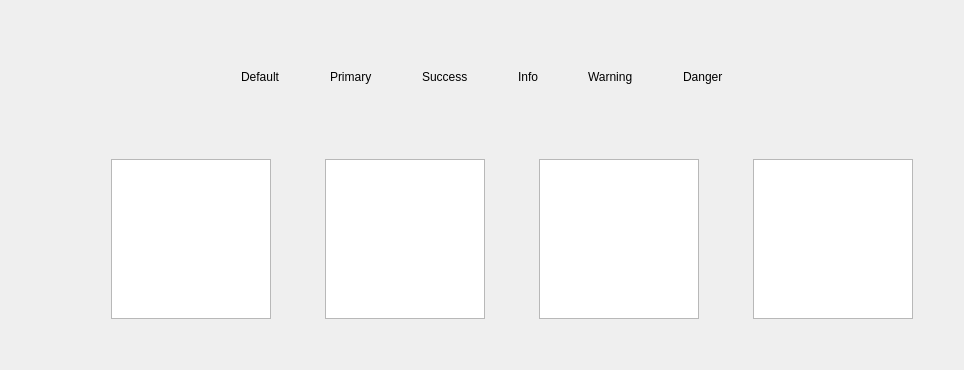
      <widget class="QWidget" name="tab_0">
       <attribute name="title">
        <string>文本</string>
       </attribute>
       <layout class="QVBoxLayout" name="verticalLayout_2">
        <item>
         <layout class="QVBoxLayout" name="verticalLayout">
          <item>
           <spacer name="verticalSpacer">
            <property name="orientation">
             <enum>Qt::Vertical</enum>
            </property>
            <property name="sizeType">
             <enum>QSizePolicy::Fixed</enum>
            </property>
            <property name="sizeHint" stdset="0">
             <size>
              <width>20</width>
              <height>50</height>
             </size>
            </property>
           </spacer>
          </item>
          <item>
           <layout class="QHBoxLayout" name="horizontalLayout_10">
            <item>
             <spacer name="horizontalSpacer_6">
              <property name="orientation">
               <enum>Qt::Horizontal</enum>
              </property>
              <property name="sizeType">
               <enum>QSizePolicy::Expanding</enum>
              </property>
              <property name="sizeHint" stdset="0">
               <size>
                <width>100</width>
                <height>20</height>
               </size>
              </property>
             </spacer>
            </item>
            <item>
             <widget class="QWidget" name="showText" native="true">
              <property name="sizePolicy">
               <sizepolicy hsizetype="Expanding" vsizetype="Fixed">
                <horstretch>0</horstretch>
                <verstretch>0</verstretch>
               </sizepolicy>
              </property>
              <layout class="QHBoxLayout" name="horizontalLayout">
               <property name="spacing">
                <number>50</number>
               </property>
               <item>
                <widget class="Element::Text" name="defaultText">
                 <property name="text">
                  <string>Default</string>
                 </property>
                </widget>
               </item>
               <item>
                <widget class="Element::Text" name="primaryText">
                 <property name="text">
                  <string>Primary</string>
                 </property>
                </widget>
               </item>
               <item>
                <widget class="Element::Text" name="successText">
                 <property name="text">
                  <string>Success</string>
                 </property>
                </widget>
               </item>
               <item>
                <widget class="Element::Text" name="infoText">
                 <property name="text">
                  <string>Info</string>
                 </property>
                </widget>
               </item>
               <item>
                <widget class="Element::Text" name="warningText">
                 <property name="text">
                  <string>Warning</string>
                 </property>
                </widget>
               </item>
               <item>
                <widget class="Element::Text" name="dangerText">
                 <property name="text">
                  <string>Danger</string>
                 </property>
                </widget>
               </item>
              </layout>
             </widget>
            </item>
            <item>
             <spacer name="horizontalSpacer_7">
              <property name="orientation">
               <enum>Qt::Horizontal</enum>
              </property>
              <property name="sizeHint" stdset="0">
               <size>
                <width>40</width>
                <height>20</height>
               </size>
              </property>
             </spacer>
            </item>
           </layout>
          </item>
          <item>
           <spacer name="verticalSpacer_2">
            <property name="orientation">
             <enum>Qt::Vertical</enum>
            </property>
            <property name="sizeType">
             <enum>QSizePolicy::Fixed</enum>
            </property>
            <property name="sizeHint" stdset="0">
             <size>
              <width>20</width>
              <height>60</height>
             </size>
            </property>
           </spacer>
          </item>
          <item>
           <layout class="QHBoxLayout" name="horizontalLayout_9">
            <item>
             <spacer name="horizontalSpacer_4">
              <property name="orientation">
               <enum>Qt::Horizontal</enum>
              </property>
              <property name="sizeType">
               <enum>QSizePolicy::Expanding</enum>
              </property>
              <property name="sizeHint" stdset="0">
               <size>
                <width>100</width>
                <height>20</height>
               </size>
              </property>
             </spacer>
            </item>
            <item>
             <widget class="QPlainTextEdit" name="shadow_1">
              <property name="sizePolicy">
               <sizepolicy hsizetype="Fixed" vsizetype="Fixed">
                <horstretch>0</horstretch>
                <verstretch>0</verstretch>
               </sizepolicy>
              </property>
              <property name="maximumSize">
               <size>
                <width>160</width>
                <height>160</height>
               </size>
              </property>
             </widget>
            </item>
            <item>
             <spacer name="horizontalSpacer">
              <property name="orientation">
               <enum>Qt::Horizontal</enum>
              </property>
              <property name="sizeType">
               <enum>QSizePolicy::Fixed</enum>
              </property>
              <property name="sizeHint" stdset="0">
               <size>
                <width>48</width>
                <height>20</height>
               </size>
              </property>
             </spacer>
            </item>
            <item>
             <widget class="QPlainTextEdit" name="shadow_2">
              <property name="sizePolicy">
               <sizepolicy hsizetype="Fixed" vsizetype="Fixed">
                <horstretch>0</horstretch>
                <verstretch>0</verstretch>
               </sizepolicy>
              </property>
              <property name="maximumSize">
               <size>
                <width>160</width>
                <height>160</height>
               </size>
              </property>
             </widget>
            </item>
            <item>
             <spacer name="horizontalSpacer_2">
              <property name="orientation">
               <enum>Qt::Horizontal</enum>
              </property>
              <property name="sizeType">
               <enum>QSizePolicy::Fixed</enum>
              </property>
              <property name="sizeHint" stdset="0">
               <size>
                <width>48</width>
                <height>20</height>
               </size>
              </property>
             </spacer>
            </item>
            <item>
             <widget class="QPlainTextEdit" name="shadow_3">
              <property name="sizePolicy">
               <sizepolicy hsizetype="Fixed" vsizetype="Fixed">
                <horstretch>0</horstretch>
                <verstretch>0</verstretch>
               </sizepolicy>
              </property>
              <property name="maximumSize">
               <size>
                <width>160</width>
                <height>160</height>
               </size>
              </property>
             </widget>
            </item>
            <item>
             <spacer name="horizontalSpacer_3">
              <property name="orientation">
               <enum>Qt::Horizontal</enum>
              </property>
              <property name="sizeType">
               <enum>QSizePolicy::Fixed</enum>
              </property>
              <property name="sizeHint" stdset="0">
               <size>
                <width>48</width>
                <height>20</height>
               </size>
              </property>
             </spacer>
            </item>
            <item>
             <widget class="QPlainTextEdit" name="shadow_4">
              <property name="sizePolicy">
               <sizepolicy hsizetype="Fixed" vsizetype="Fixed">
                <horstretch>0</horstretch>
                <verstretch>0</verstretch>
               </sizepolicy>
              </property>
              <property name="maximumSize">
               <size>
                <width>160</width>
                <height>160</height>
               </size>
              </property>
             </widget>
            </item>
            <item>
             <spacer name="horizontalSpacer_5">
              <property name="orientation">
               <enum>Qt::Horizontal</enum>
              </property>
              <property name="sizeHint" stdset="0">
               <size>
                <width>40</width>
                <height>20</height>
               </size>
              </property>
             </spacer>
            </item>
           </layout>
          </item>
          <item>
           <spacer name="verticalSpacer_3">
            <property name="orientation">
             <enum>Qt::Vertical</enum>
            </property>
            <property name="sizeHint" stdset="0">
             <size>
              <width>20</width>
              <height>40</height>
             </size>
            </property>
           </spacer>
          </item>
         </layout>
        </item>
       </layout>
      </widget>
